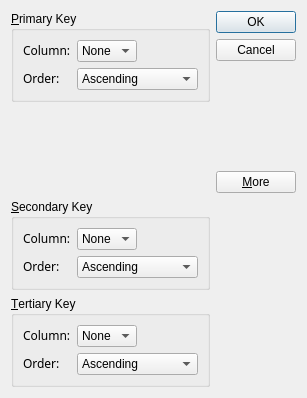
<?xml version="1.0" encoding="UTF-8"?>
<ui version="4.0">
 <class>SortDialog</class>
 <widget class="QDialog" name="SortDialog">
  <property name="geometry">
   <rect>
    <x>0</x>
    <y>0</y>
    <width>307</width>
    <height>398</height>
   </rect>
  </property>
  <property name="windowTitle">
   <string>Sort</string>
  </property>
  <layout class="QGridLayout">
   <item row="0" column="1" rowspan="2">
    <layout class="QVBoxLayout">
     <item>
      <widget class="QPushButton" name="okButton">
       <property name="text">
        <string>OK</string>
       </property>
       <property name="default">
        <bool>true</bool>
       </property>
      </widget>
     </item>
     <item>
      <widget class="QPushButton" name="cancelButton">
       <property name="text">
        <string>Cancel</string>
       </property>
      </widget>
     </item>
     <item>
      <spacer>
       <property name="orientation">
        <enum>Qt::Vertical</enum>
       </property>
       <property name="sizeHint" stdset="0">
        <size>
         <width>20</width>
         <height>0</height>
        </size>
       </property>
      </spacer>
     </item>
     <item>
      <widget class="QPushButton" name="moreButton">
       <property name="text">
        <string>&amp;More</string>
       </property>
       <property name="checkable">
        <bool>true</bool>
       </property>
      </widget>
     </item>
    </layout>
   </item>
   <item row="3" column="0">
    <widget class="QGroupBox" name="tertiaryGroupBox">
     <property name="title">
      <string>&amp;Tertiary Key</string>
     </property>
     <layout class="QGridLayout">
      <item row="1" column="1" colspan="2">
       <widget class="QComboBox" name="tertiaryOrderCombo">
        <item>
         <property name="text">
          <string>Ascending</string>
         </property>
        </item>
        <item>
         <property name="text">
          <string>Descending</string>
         </property>
        </item>
       </widget>
      </item>
      <item row="1" column="0">
       <widget class="QLabel" name="tertiaryOrderLabel">
        <property name="text">
         <string>&lt;html&gt;&lt;head&gt;&lt;meta name=&quot;qrichtext&quot; content=&quot;1&quot; /&gt;&lt;/head&gt;&lt;body style=&quot; white-space: pre-wrap; font-family:Sans Serif; font-weight:400; font-style:normal; text-decoration:none;&quot;&gt;&lt;p style=&quot; margin-top:0px; margin-bottom:0px; margin-left:0px; margin-right:0px; -qt-block-indent:0; text-indent:0px;&quot;&gt;Order:&lt;/p&gt;&lt;/body&gt;&lt;/html&gt;</string>
        </property>
       </widget>
      </item>
      <item row="0" column="0">
       <widget class="QLabel" name="tertiaryColumnLabel">
        <property name="text">
         <string>&lt;html&gt;&lt;head&gt;&lt;meta name=&quot;qrichtext&quot; content=&quot;1&quot; /&gt;&lt;/head&gt;&lt;body style=&quot; white-space: pre-wrap; font-family:Sans Serif; font-weight:400; font-style:normal; text-decoration:none;&quot;&gt;&lt;p style=&quot; margin-top:0px; margin-bottom:0px; margin-left:0px; margin-right:0px; -qt-block-indent:0; text-indent:0px;&quot;&gt;Column:&lt;/p&gt;&lt;/body&gt;&lt;/html&gt;</string>
        </property>
       </widget>
      </item>
      <item row="0" column="2">
       <spacer>
        <property name="orientation">
         <enum>Qt::Horizontal</enum>
        </property>
        <property name="sizeHint" stdset="0">
         <size>
          <width>31</width>
          <height>20</height>
         </size>
        </property>
       </spacer>
      </item>
      <item row="0" column="1">
       <widget class="QComboBox" name="tertiaryColumnCombo">
        <item>
         <property name="text">
          <string>None</string>
         </property>
        </item>
       </widget>
      </item>
     </layout>
    </widget>
   </item>
   <item row="1" column="0">
    <spacer>
     <property name="orientation">
      <enum>Qt::Vertical</enum>
     </property>
     <property name="sizeType">
      <enum>QSizePolicy::Expanding</enum>
     </property>
     <property name="sizeHint" stdset="0">
      <size>
       <width>20</width>
       <height>0</height>
      </size>
     </property>
    </spacer>
   </item>
   <item row="2" column="0">
    <widget class="QGroupBox" name="secondaryGroupBox">
     <property name="title">
      <string>&amp;Secondary Key</string>
     </property>
     <layout class="QGridLayout">
      <item row="1" column="1" colspan="2">
       <widget class="QComboBox" name="secondaryOrderCombo">
        <item>
         <property name="text">
          <string>Ascending</string>
         </property>
        </item>
        <item>
         <property name="text">
          <string>Descending</string>
         </property>
        </item>
       </widget>
      </item>
      <item row="1" column="0">
       <widget class="QLabel" name="secondaryOrderLabel">
        <property name="text">
         <string>&lt;html&gt;&lt;head&gt;&lt;meta name=&quot;qrichtext&quot; content=&quot;1&quot; /&gt;&lt;/head&gt;&lt;body style=&quot; white-space: pre-wrap; font-family:Sans Serif; font-weight:400; font-style:normal; text-decoration:none;&quot;&gt;&lt;p style=&quot; margin-top:0px; margin-bottom:0px; margin-left:0px; margin-right:0px; -qt-block-indent:0; text-indent:0px;&quot;&gt;Order:&lt;/p&gt;&lt;/body&gt;&lt;/html&gt;</string>
        </property>
       </widget>
      </item>
      <item row="0" column="0">
       <widget class="QLabel" name="secondaryColumnLabel">
        <property name="text">
         <string>&lt;html&gt;&lt;head&gt;&lt;meta name=&quot;qrichtext&quot; content=&quot;1&quot; /&gt;&lt;/head&gt;&lt;body style=&quot; white-space: pre-wrap; font-family:Sans Serif; font-weight:400; font-style:normal; text-decoration:none;&quot;&gt;&lt;p style=&quot; margin-top:0px; margin-bottom:0px; margin-left:0px; margin-right:0px; -qt-block-indent:0; text-indent:0px;&quot;&gt;Column:&lt;/p&gt;&lt;/body&gt;&lt;/html&gt;</string>
        </property>
       </widget>
      </item>
      <item row="0" column="2">
       <spacer>
        <property name="orientation">
         <enum>Qt::Horizontal</enum>
        </property>
        <property name="sizeHint" stdset="0">
         <size>
          <width>31</width>
          <height>20</height>
         </size>
        </property>
       </spacer>
      </item>
      <item row="0" column="1">
       <widget class="QComboBox" name="secondaryColumnCombo">
        <item>
         <property name="text">
          <string>None</string>
         </property>
        </item>
       </widget>
      </item>
     </layout>
    </widget>
   </item>
   <item row="0" column="0">
    <widget class="QGroupBox" name="primaryGroupBox">
     <property name="title">
      <string>&amp;Primary Key</string>
     </property>
     <layout class="QGridLayout">
      <item row="1" column="1" colspan="2">
       <widget class="QComboBox" name="primaryOrderCombo">
        <item>
         <property name="text">
          <string>Ascending</string>
         </property>
        </item>
        <item>
         <property name="text">
          <string>Descending</string>
         </property>
        </item>
       </widget>
      </item>
      <item row="1" column="0">
       <widget class="QLabel" name="primaryOrderLabel">
        <property name="text">
         <string>&lt;html&gt;&lt;head&gt;&lt;meta name=&quot;qrichtext&quot; content=&quot;1&quot; /&gt;&lt;/head&gt;&lt;body style=&quot; white-space: pre-wrap; font-family:Sans Serif; font-weight:400; font-style:normal; text-decoration:none;&quot;&gt;&lt;p style=&quot; margin-top:0px; margin-bottom:0px; margin-left:0px; margin-right:0px; -qt-block-indent:0; text-indent:0px;&quot;&gt;Order:&lt;/p&gt;&lt;/body&gt;&lt;/html&gt;</string>
        </property>
       </widget>
      </item>
      <item row="0" column="0">
       <widget class="QLabel" name="primaryColumnLabel">
        <property name="text">
         <string>&lt;html&gt;&lt;head&gt;&lt;meta name=&quot;qrichtext&quot; content=&quot;1&quot; /&gt;&lt;/head&gt;&lt;body style=&quot; white-space: pre-wrap; font-family:Sans Serif; font-weight:400; font-style:normal; text-decoration:none;&quot;&gt;&lt;p style=&quot; margin-top:0px; margin-bottom:0px; margin-left:0px; margin-right:0px; -qt-block-indent:0; text-indent:0px;&quot;&gt;Column:&lt;/p&gt;&lt;/body&gt;&lt;/html&gt;</string>
        </property>
       </widget>
      </item>
      <item row="0" column="2">
       <spacer>
        <property name="orientation">
         <enum>Qt::Horizontal</enum>
        </property>
        <property name="sizeHint" stdset="0">
         <size>
          <width>31</width>
          <height>20</height>
         </size>
        </property>
       </spacer>
      </item>
      <item row="0" column="1">
       <widget class="QComboBox" name="primaryColumnCombo">
        <item>
         <property name="text">
          <string>None</string>
         </property>
        </item>
       </widget>
      </item>
     </layout>
    </widget>
   </item>
  </layout>
 </widget>
 <tabstops>
  <tabstop>primaryColumnCombo</tabstop>
  <tabstop>primaryOrderCombo</tabstop>
  <tabstop>secondaryColumnCombo</tabstop>
  <tabstop>secondaryOrderCombo</tabstop>
  <tabstop>tertiaryColumnCombo</tabstop>
  <tabstop>tertiaryOrderCombo</tabstop>
  <tabstop>okButton</tabstop>
  <tabstop>cancelButton</tabstop>
  <tabstop>moreButton</tabstop>
 </tabstops>
 <resources/>
 <connections>
  <connection>
   <sender>moreButton</sender>
   <signal>toggled(bool)</signal>
   <receiver>secondaryGroupBox</receiver>
   <slot>setVisible(bool)</slot>
   <hints>
    <hint type="sourcelabel">
     <x>288</x>
     <y>141</y>
    </hint>
    <hint type="destinationlabel">
     <x>104</x>
     <y>166</y>
    </hint>
   </hints>
  </connection>
  <connection>
   <sender>moreButton</sender>
   <signal>toggled(bool)</signal>
   <receiver>tertiaryGroupBox</receiver>
   <slot>setVisible(bool)</slot>
   <hints>
    <hint type="sourcelabel">
     <x>240</x>
     <y>141</y>
    </hint>
    <hint type="destinationlabel">
     <x>170</x>
     <y>307</y>
    </hint>
   </hints>
  </connection>
  <connection>
   <sender>okButton</sender>
   <signal>clicked()</signal>
   <receiver>SortDialog</receiver>
   <slot>accept()</slot>
   <hints>
    <hint type="sourcelabel">
     <x>257</x>
     <y>25</y>
    </hint>
    <hint type="destinationlabel">
     <x>283</x>
     <y>268</y>
    </hint>
   </hints>
  </connection>
  <connection>
   <sender>cancelButton</sender>
   <signal>clicked()</signal>
   <receiver>SortDialog</receiver>
   <slot>reject()</slot>
   <hints>
    <hint type="sourcelabel">
     <x>225</x>
     <y>56</y>
    </hint>
    <hint type="destinationlabel">
     <x>264</x>
     <y>335</y>
    </hint>
   </hints>
  </connection>
 </connections>
</ui>
